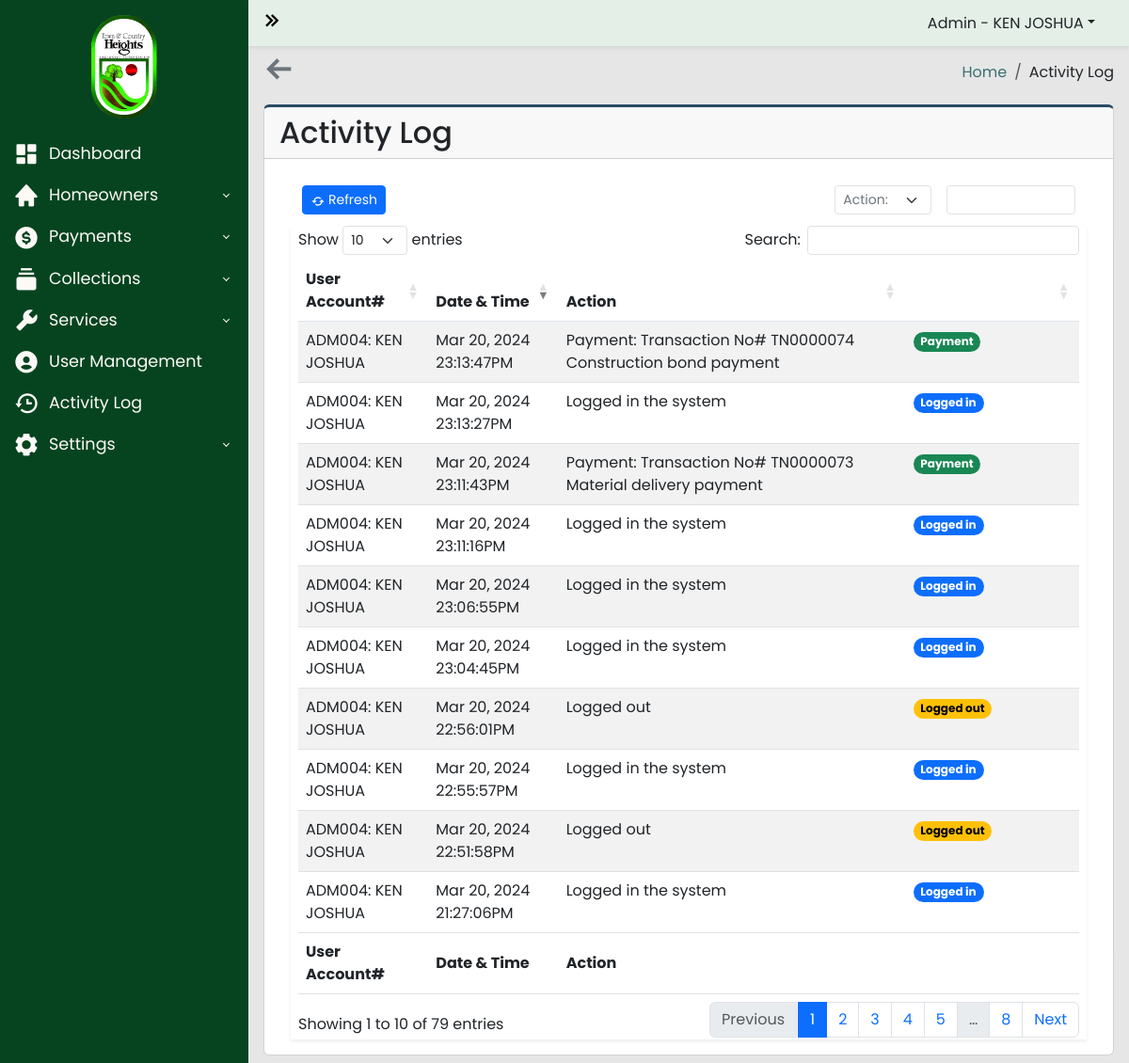
The app's page /admin-panel/activity-log.php (signed in) with its own data.
### tables this page shows
CREATE TABLE `activity_log` (
  `id` int(200) NOT NULL,
  `account_number` varchar(200) NOT NULL,
  `firstname` varchar(100) NOT NULL,
  `action` varchar(250) NOT NULL,
  `date` datetime NOT NULL
);

### admin-panel/activity-log.php (the view, shortened to what this page needs)
<?php
require_once("../includes/header.php");
?>
<?php
$server = new Server;
$server->adminAuthentication();
?>
<body>
  <div class="wrapper">
    <?php
    require_once("../includes/sidebar.php");
    ?>
    <div class="main">
      <?php
      require_once("../includes/navbar.php");
      ?>
      <main class="content px-3 py-2">
        <section class="content-header d-flex justify-content-between align-items-center mb-3">
          <a href="../admin-panel/dashboard.php"><i class='bx bx-arrow-back text-secondary bx-tada-hover fs-2 fw-bold'></i></a>
          <ol class="breadcrumb mb-0">
            <li class="breadcrumb-item"><a href="../admin-panel/dashboard.php">Home</a></li>
            <li class="breadcrumb-item">Activity Log</li>
          </ol>
        </section>
        <div class="card card-border">
          <div class="card-header">
            <h2>Activity Log</h2>
          </div>
          <div class="card-body">
            <div class="container-fluid">
              <section class="main-content">
                <div class="row">
                  <div class="col-xs-12">
                    <div class="box">
                      <div class="header-box container-fluid d-flex align-items-center">
                        <div class="col d-flex-justify-content-start">
                          <a href="#" data-bs-toggle="modal" class="btn btn-primary btn-sm btn-flat" id="refresh"><i class='bx bx-refresh bx-xs bx-tada-hover'></i>Refresh</a>
                        </div>
                        <div class="col d-flex justify-content-end">
                          <div class="col-3 mx-3">
                            <select name="filter_action" id="filter_action" class="form-select form-select-sm text-secondary">
                              <option value="">Action:</option>
                            </select>
                          </div>
                          <div class="col-4">
                            <input id="filter_date" class="form-control form-control-sm text-secondary">
                          </div>
                        </div>
                      </div>
                      <div class="body-box shadow-sm">
                        <div class="table-responsive mx-2">
                          <table id="activityLogTable" class="table table-striped" style="width:100%">
                            <thead>
                              <tr>
                                <th width="15%">User Account#</th>
                                <th width="15%">Date & Time</th>
                                <th width="40%">Action</th>
                                <th width="20%"></th>
                              </tr>
                            </thead>
                            <tbody>
                              <?php
                              $query = "SELECT * FROM activity_log ";
                              $connection = $server->openConn();
                              $stmt = $connection->prepare($query);
                              $stmt->execute();
                              while ($result = $stmt->fetch()) {
                                $account_number = $result['account_number'];
                                $firstname = $result['firstname'];
                                $action = $result['action'];
                                $date = $result['date'];
                              ?>
                                <tr>
                                  <td><?php echo $account_number . ": " . $firstname; ?></td>
                                  <td><?php echo date("M j, Y  H:i:sA", strtotime($date)); ?></td>
                                  <td><?php echo $action; ?></td>
                                  <td>
                                    <?php
                                    if (str_contains($action, "Logged in")) {
                                    ?>
                                      <span class="badge rounded-pill text-bg-primary">Logged in</span>
                                    <?php
                                    } elseif (str_contains($action, "Logged out")) {
                                    ?>
                                      <span class="badge rounded-pill text-bg-warning">Logged out</span>
                                    <?php
                                    } elseif (str_contains($action, "Delete")) {
                                    ?>
                                      <span class="badge rounded-pill text-bg-danger">Deleted</span>
                                    <?php
                                    } elseif (str_contains($action, "Register")) {
                                    ?>
                                      <span class="badge rounded-pill text-bg-success">Registered</span>
                                    <?php
                                    } elseif (str_contains($action, "Update")) {
                                    ?>
                                      <span class="badge rounded-pill text-bg-info">Updated</span>
                                    <?php
                                    } elseif (str_contains($action, "Transfer")) {
                                    ?>
                                      <span class="badge rounded-pill text-bg-info">Transfer</span>
                                    <?php
                                    } elseif (str_contains($action, "Archive")) {
                                    ?>
                                      <span class="badge rounded-pill text-bg-danger">Archive</span>
                                    <?php
                                    } elseif (str_contains($action, "Payment")) {
                                    ?>
                                      <span class="badge rounded-pill text-bg-success">Payment</span>
                                    <?php
                                    } elseif (str_contains($action, "Restore")) {
                                    ?>
                                      <span class="badge rounded-pill text-bg-warning">Restore</span>
                                    <?php
                                    } elseif (str_contains($action, "Maintenance")) {
                                    ?>
                                      <span class="badge rounded-pill text-bg-secondary">Maintenance</span>
                                    <?php
                                    } elseif (str_contains($action, "Promotion")) {
                                    ?>
                                      <span class="badge rounded-pill text-bg-secondary">Promotion</span>
                                    <?php
                                    } elseif (str_contains($action, "Announcement")) {
                                    ?>
                                      <span class="badge rounded-pill text-bg-secondary">Announcement</span>
                                    <?php
                                    } elseif (str_contains($action, "Meeting")) {
                                    ?>
                                      <span class="badge rounded-pill text-bg-secondary">Meeting</span>
                                    <?php
                                    }
                                    ?>
                                  </td>
                                </tr>
                              <?php
                              }
                              ?>
                            </tbody>
                            <tfoot>
                              <tr>
                                <th width="15%">User Account#</th>
                                <th width="15%">Date & Time</th>
                                <th width="40%">Action</th>
                                <th width="20%"></th>
                              </tr>
                            </tfoot>
                          </table>
                        </div>
                      </div>
                    </div>
                  </div>
                </div>
              </section>
            </div>
          </div>
        </div>
      </main>
    </div>
  </div>
  <?php
  include("../includes/footer.php");
  ?>

### styles/yearpicker.css (style rules this page uses)
:root { --background-color: #fff; --border-color: #ccc; --text-color: #555; --selected-text-color: rgb(56, 241, 164); --hover-background-color: #eee; }

### styles/general.css (style rules this page uses)
* { padding: 0; margin: 0; box-sizing: border-box; font-family: Poppins, sans-serif; }

### styles/admin-dashboard.css (style rules this page uses)
* { padding: 0; margin: 0; box-sizing: border-box; font-family: Poppins, sans-serif; }
body { background-image: url("../img/town_and_country_heights.jpg"); background-size: cover; background-repeat: no-repeat; background-attachment: fixed; }
.content { margin-top: 50px; }
.wrapper { display: flex; align-items: stretch; width: 100%; overflow: hidden; min-height: 100vh; }
.main { background-color: #e6e6e6; margin-left: 264px; transition: 0.6s ease; }
.main { display: flex; flex-direction: column; width: 100%; overflow: hidden; }
h2 { margin: 0; }
.breadcrumb-item a { text-decoration: none; color: #3C6E71; }
.header-box { height: 55px; background-color: white; }
.bx-plus, .bx-refresh, .bx-archive, .bx-printer, .bx-filter-alt, .bxs-download { vertical-align: middle; margin-right: 3px; }
.body-box { background-color: white; }
.card-border { border-top: 3px solid #284B63 ; }

### styles/login.css (style rules this page uses)
* { font-family: 'Poppins', sans-serif; }

### styles/signup.css (style rules this page uses)
* { font-family: 'Poppins', sans-serif; }

### records on screen
activity_log: account_number "ADM004", firstname "KEN JOSHUA", date "Mar 20, 2024 21:27:06PM", action "Logged in the system"
activity_log: account_number "ADM004", firstname "KEN JOSHUA", date "Mar 20, 2024 22:51:58PM", action "Logged out"
activity_log: account_number "ADM004", firstname "KEN JOSHUA", date "Mar 20, 2024 22:55:57PM", action "Logged in the system"
activity_log: account_number "ADM004", firstname "KEN JOSHUA", date "Mar 20, 2024 22:56:01PM", action "Logged out"
activity_log: account_number "ADM004", firstname "KEN JOSHUA", date "Mar 20, 2024 23:04:45PM", action "Logged in the system"
activity_log: account_number "ADM004", firstname "KEN JOSHUA", date "Mar 20, 2024 23:06:55PM", action "Logged in the system"
activity_log: account_number "ADM004", firstname "KEN JOSHUA", date "Mar 20, 2024 23:11:16PM", action "Logged in the system"
activity_log: account_number "ADM004", firstname "KEN JOSHUA", date "Mar 20, 2024 23:11:43PM", action "Payment: Transaction No# TN0000073 Material delivery payment"
activity_log: account_number "ADM004", firstname "KEN JOSHUA", date "Mar 20, 2024 23:13:27PM", action "Logged in the system"
activity_log: account_number "ADM004", firstname "KEN JOSHUA", date "Mar 20, 2024 23:13:47PM", action "Payment: Transaction No# TN0000074 Construction bond payment"

### other values on screen
$_SESSION['firstname'] "KEN JOSHUA"
